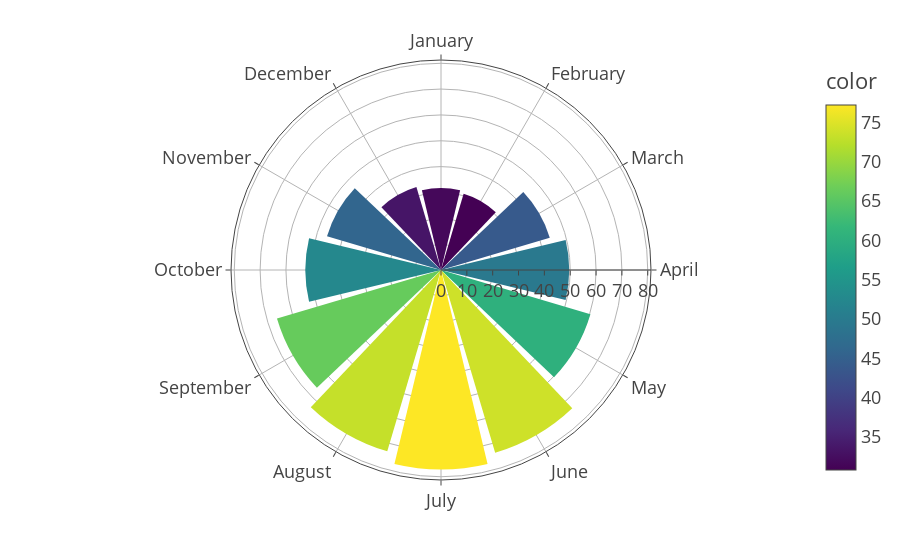

Notebook source saved alongside this figure:
### Markdown cell above
## 1c. Read the history about [Rose Diagram](https://www.historyofinformation.com/detail.php?entryid=3815) and this [tutorial](https://plotly.com/python/wind-rose-charts/), create your own rose diagram. You can modify it based on your own interest, however, do not use the original data provided in this tutorial. (1 PT)
## Note: do not use the data provided in this tutorial. You can smulate or generate your own values. Instead of using plotly, you can choose other libraries.

### Code cell
# Answer

import plotly.express as px

# Mean temperature in 2020 for Urbana, Illinois
# https://www.isws.illinois.edu/statecli/urbana/urbana-monthly-2020.htm
temp_dict = {
    "January": 31.7,
    "February": 30.8,
    "March": 43.9,
    "April": 49.6,
    "May": 60.3,
    "June":73.8,
    "July":77.2,
    "August":73.2,
    "September":66.2,
    "October":52.5,
    "November":46.0,
    "December":33.5
}

temp = pd.Series(data=temp_dict)

fig = px.bar_polar(temp, r=temp, theta=temp.index,
                   color=temp, template="presentation",
                   color_discrete_sequence= px.colors.sequential.Plasma_r)
fig.show()

### Figure 1 — Plotly figure (JSON) as saved in the notebook; plotly's stock layout.template omitted (floating-point values rounded to 4 significant figures)
{"data": [{"hovertemplate": "r=%{r}<br>index=%{theta}<br>color=%{marker.color}<extra></extra>", "legendgroup": "", "marker": {"color": [31.7, 30.8, 43.9, 49.6, 60.3, 73.8, 77.2, 73.2, 66.2, 52.5, 46, 33.5], "coloraxis": "coloraxis"}, "name": "", "r": [31.7, 30.8, 43.9, 49.6, 60.3, 73.8, 77.2, 73.2, 66.2, 52.5, 46, 33.5], "showlegend": false, "subplot": "polar", "theta": ["January", "February", "March", "April", "May", "June", "July", "August", "September", "October", "November", "December"], "type": "barpolar"}], "layout": {"barmode": "relative", "coloraxis": {"colorbar": {"title": {"text": "color"}}, "colorscale": [[0, "#440154"], [0.1111, "#482878"], [0.2222, "#3e4989"], [0.3333, "#31688e"], [0.4444, "#26828e"], [0.5556, "#1f9e89"], [0.6667, "#35b779"], [0.7778, "#6ece58"], [0.8889, "#b5de2b"], [1, "#fde725"]]}, "legend": {"tracegroupgap": 0}, "margin": {"t": 60}, "polar": {"angularaxis": {"direction": "clockwise", "rotation": 90}, "domain": {"x": [0, 1], "y": [0, 1]}}}}
